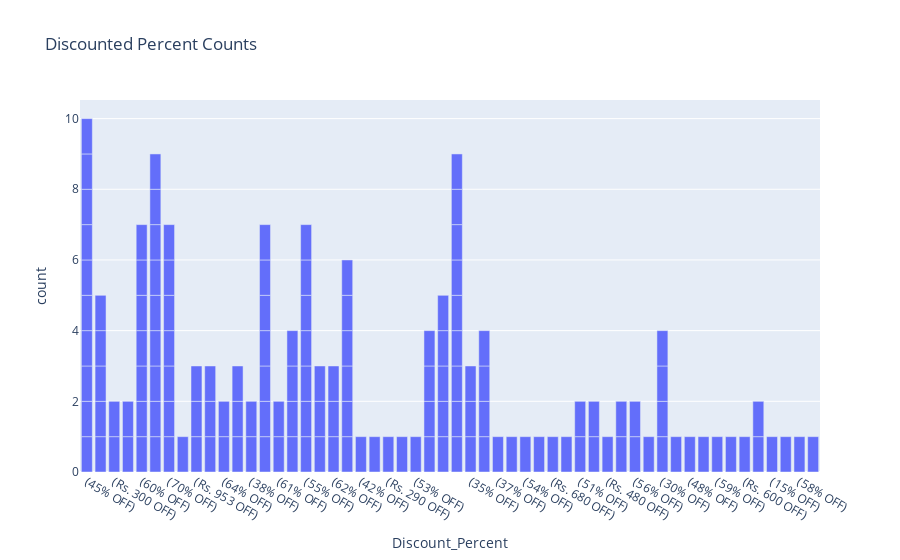

Source (notebook cell):
### Code cell
import plotly.express as px
discount_counts = df["Discount_Percent"].value_counts()
filtered_df = df[df["Discount_Percent"].isin(discount_counts.index)]
fig = px.bar(filtered_df, x='Discount_Percent',title='Discounted Percent Counts')
fig.show()

### Figure 1 — Plotly figure (JSON) as saved in the notebook; plotly's stock layout.template omitted (floating-point values rounded to 4 significant figures; data arrays with more than 128 entries replaced by an {"elided": "..."} marker saying what was removed)
{"data": [{"alignmentgroup": "True", "hovertemplate": "Discount_Percent=%{x}<br>count=%{y}<extra></extra>", "legendgroup": "", "marker": {"color": "#636efa", "pattern": {"shape": ""}}, "name": "", "offsetgroup": "", "orientation": "v", "showlegend": false, "textposition": "auto", "type": "bar", "x": {"elided": "150 str values"}, "xaxis": "x", "y": {"elided": "150 int values"}, "yaxis": "y"}], "layout": {"barmode": "relative", "legend": {"tracegroupgap": 0}, "title": {"text": "Discounted Percent Counts"}, "xaxis": {"anchor": "y", "domain": [0, 1], "title": {"text": "Discount_Percent"}}, "yaxis": {"anchor": "x", "domain": [0, 1], "title": {"text": "count"}}}}
